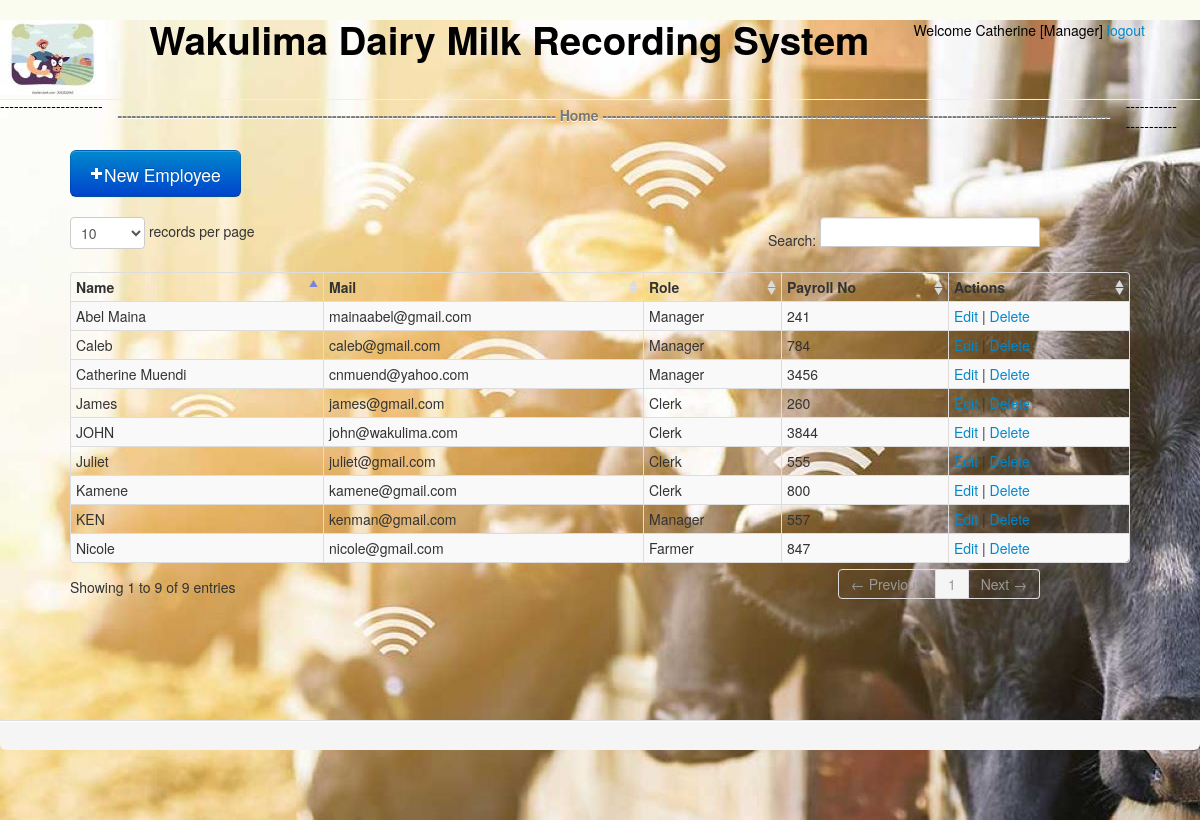
/farmer/employees/index.php (signed in), run on the app's committed database.
### tables this page shows
CREATE TABLE `employees` (
  `id` int(11) NOT NULL,
  `e_name` varchar(50) NOT NULL,
  `e_mail` varchar(50) DEFAULT NULL,
  `username` varchar(50) NOT NULL,
  `e_pass` varchar(50) NOT NULL,
  `e_role` varchar(50) DEFAULT NULL,
  `e_payroll_no` varchar(50) NOT NULL
);

### farmer/employees/index.php (the view, shortened to what this page needs)
<?php
include '../incl/header.incl.php';
include '../incl/conn.incl.php';
?><a class="btn btn-large btn-primary" href="add.php"><i class="icon-plus icon-white"></i>New Employee</a><br/><br/>
<table class='table table-hover table-striped table-condensed table-bordered'>
    <thead><tr>
        <th> Name</th>
        <th> Mail</th>
        <th> Role</th>
        <th> Payroll No</th>
        <th>Actions</th></tr> </thead><tbody>
        <?php
    $result = mysqli_query($conn,"SELECT * FROM `employees`") or trigger_error(mysqli_error($conn));
    while($row = mysqli_fetch_array($result)){
    foreach($row AS $key => $value) { $row[$key] = stripslashes($value); }
    echo "<tr>";
        echo "<td>" . nl2br( $row['e_name']) . "</td>";
        echo "<td>" . nl2br( $row['e_mail']) . "</td>";
        echo "<td>" . nl2br( $row['e_role']) . "</td>";
        echo "<td>" . nl2br( $row['e_payroll_no']) . "</td>";
        echo "<td><a href=edit.php?e_payroll_no={$row['e_payroll_no']}>Edit</a> | <a href=delete.php?e_payroll_no={$row['e_payroll_no']}>Delete</a></td> ";
        echo "</tr>";
    }
    echo "</tbody></table>";
 include '../incl/footer.incl.php';
?>

### admin/css/main.css (style rules this page uses)
table.table { clear: both; margin-bottom: 6px !important; max-width: none !important; }
table.table thead .sorting, table.table thead .sorting_asc, table.table thead .sorting_desc, table.table thead .sorting_asc_disabled, table.table thead .sorting_desc_disabled { cursor: pointer; *cursor: hand; }
table.table thead .sorting { background: url('../img/sort_both.png') no-repeat center right; }
table.table thead .sorting_asc { background: url('../img/sort_asc.png') no-repeat center right; }

### data on the page
employees: e_name "Catherine Muendi", e_mail "cnmuend@yahoo.com", e_role "Manager", e_payroll_no "3456"
employees: e_name "Nicole", e_mail "nicole@gmail.com", e_role "Farmer", e_payroll_no "847"
employees: e_name "Abel Maina", e_mail "mainaabel@gmail.com", e_role "Manager", e_payroll_no "241"
employees: e_name "JOHN", e_mail "john@wakulima.com", e_role "Clerk", e_payroll_no "3844"
employees: e_name "Caleb", e_mail "caleb@gmail.com", e_role "Manager", e_payroll_no "784"
employees: e_name "Juliet", e_mail "juliet@gmail.com", e_role "Clerk", e_payroll_no "555"
employees: e_name "James", e_mail "james@gmail.com", e_role "Clerk", e_payroll_no "260"
employees: e_name "Kamene", e_mail "kamene@gmail.com", e_role "Clerk", e_payroll_no "800"
employees: e_name "KEN", e_mail "kenman@gmail.com", e_role "Manager", e_payroll_no "557"

### other printed values
$singlename "Catherine"
$current_user['role'] "Manager"
